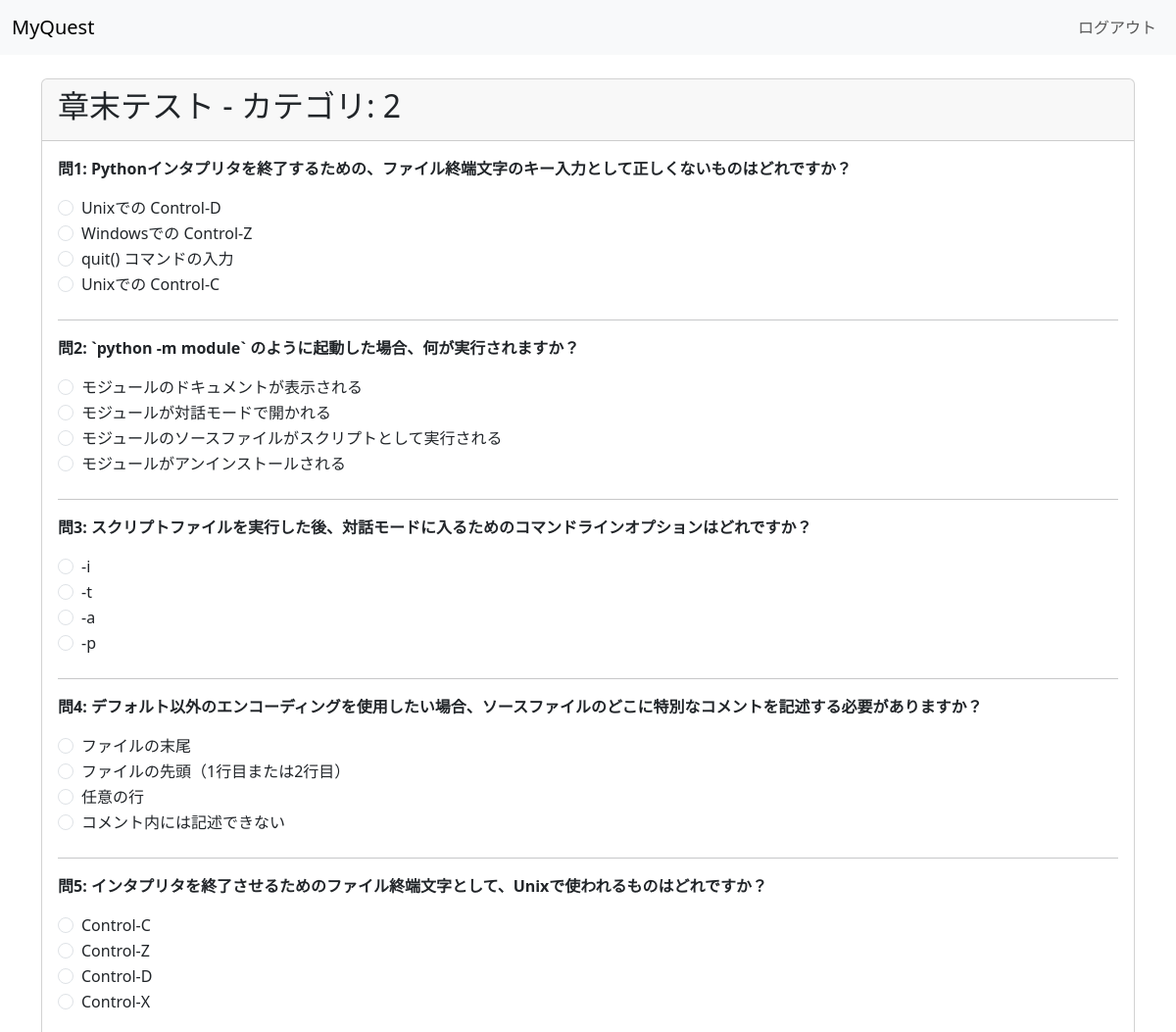
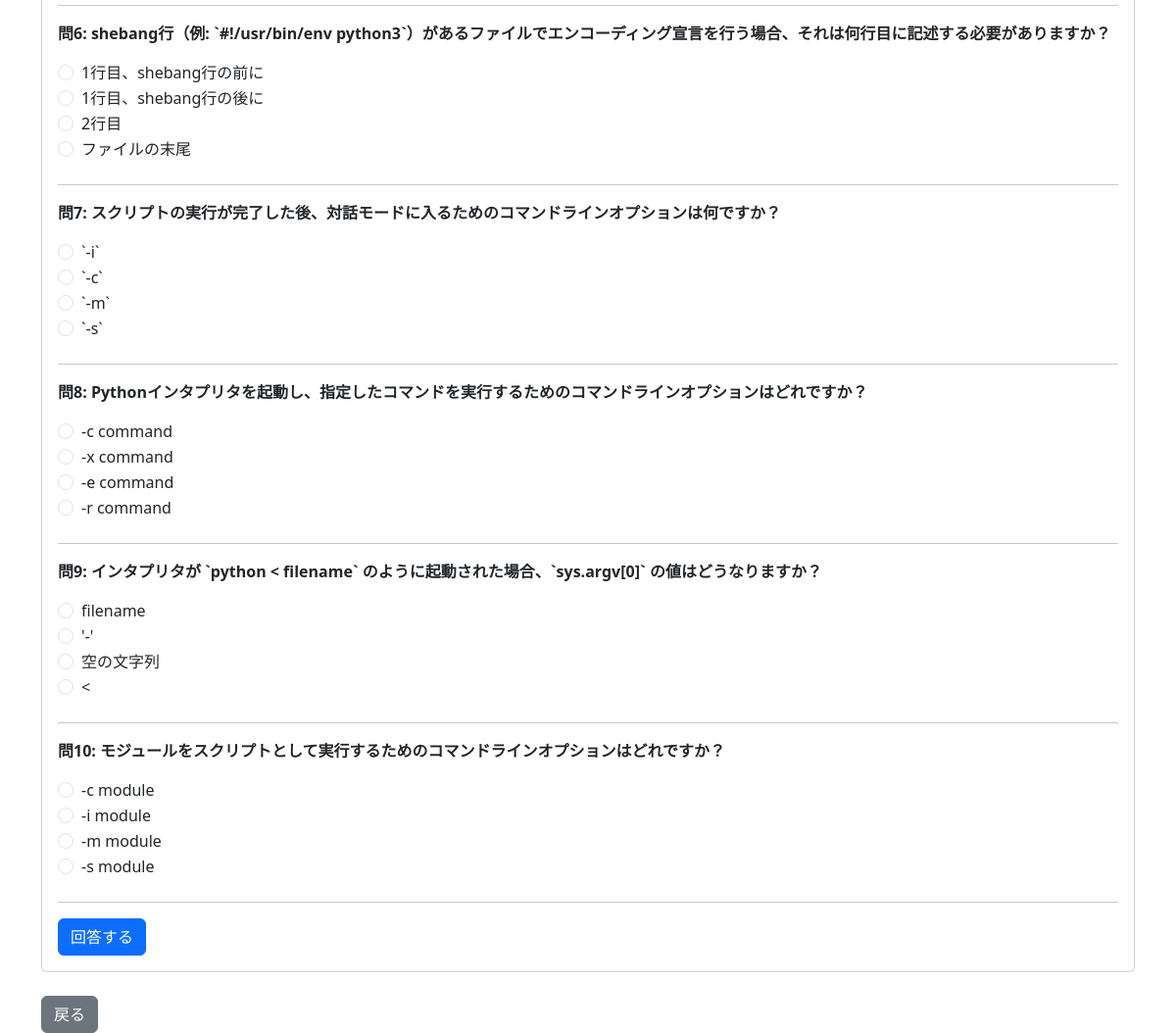
Screenshot of /section_test/2 (signed in) with the database file from the repository (2 pictures, top to bottom).
### model.py (models this page shows)
class Question(db.Model):
    __tablename__ = "questions"
    id = db.Column(db.Integer, primary_key=True)
    question = db.Column(db.String(300), nullable=False)
    choice1 = db.Column(db.String(200))
    choice2 = db.Column(db.String(200))
    choice3 = db.Column(db.String(200))
    choice4 = db.Column(db.String(200))
    correct = db.Column(db.Integer)
    category = db.Column(db.String(50)) # section / practiceなど
    hint = db.Column(db.String(500))
    url = db.Column(db.String(500))
    results = db.relationship('QuizResult', backref='question', lazy=True) # Add relationship

### app.py (the view)
@app.route("/section_test/<category>")
def section_test(category):
    if "user" not in session:
        return redirect("/")
    try:
        num_questions = int(request.args.get("num_questions", 10))
    except (ValueError, TypeError):
        num_questions = 10 # 無効な値の場合はデフォルトの10問
    q_list = Question.query.filter_by(category=category).all()
    if not q_list:
        return f"カテゴリ「{category}」の問題がDBにありません"
    num_to_sample = min(len(q_list), num_questions)
    q_list = random.sample(q_list, num_to_sample)
    return render_template("section_test.html", questions=q_list, category_name=category)

### templates/section_test.html (shortened to what this page needs)
<!DOCTYPE html>
<html>
<head>
    <link href="https://cdn.jsdelivr.net/npm/bootstrap@5.3.0-alpha1/dist/css/bootstrap.min.css" rel="stylesheet">
</head>
<body>
    <nav class="navbar navbar-expand-lg navbar-light bg-light">
        <div class="container-fluid">
            <a class="navbar-brand" href="#">MyQuest</a>
            <div class="collapse navbar-collapse" id="navbarNav">
                <ul class="navbar-nav ms-auto">
                    <li class="nav-item">
                        <a class="nav-link" href="/logout">ログアウト</a>
                    </li>
                </ul>
            </div>
        </div>
    </nav>
    <div class="container mt-4">
        <div class="card">
            <div class="card-header">
                <h2>章末テスト - カテゴリ: {{ category_name }}</h2>
            </div>
            <div class="card-body">
                {% if results %}
                    <h3>テスト結果</h3>
                    <div class="alert alert-info">
                        <h4>正解数: {{ score }} / {{ total }} 問</h4>
                        <h4>正解率: {{ percentage }}%</h4>
                    </div>
                    <p>お疲れ様でした！結果は以下の通りです。</p>
                    <hr>
                    {% for res in results %}
                    <div class="mb-4 p-3 {% if res.is_correct %}result-correct{% else %}result-incorrect{% endif %}">
                        <p class="card-text fw-bold">問{{ loop.index }}: {{ res.question.question }}</p>
                        <p>あなたの回答:
                            <span class="{% if not res.is_correct %}user-answer-incorrect{% endif %}">
                                {{ res.user_choice_text }}
                            </span>
                        </p>
                        {% if not res.is_correct %}
                            <p>正解: <span class="correct-answer-text">{{ res.correct_choice_text }}</span></p>
                        {% endif %}
                        <div class="mt-3">
                            {% if res.question.hint %}
                                <p><b>解説:</b> {{ res.question.hint }}</p>
                            {% endif %}
                            {% if res.question.url %}
                                <p><b>参考URL:</b> <a href="{{ res.question.url }}" target="_blank">{{ res.question.url }}</a></p>
                            {% endif %}
                        </div>
                    </div>
                    {% endfor %}
                {% else %}
                    <form action="{{ url_for('submit_section_test') }}" method="post">
                        {% for q_obj in questions %}
                        <div class="mb-4">
                            <p class="card-text fw-bold">問{{ loop.index }}: {{ q_obj.question }}</p>
                            <div class="form-check">
                                <input type="radio" class="form-check-input" name="answer_{{ q_obj.id }}" value="1" id="q{{ q_obj.id }}-choice1" required>
                                <label class="form-check-label" for="q{{ q_obj.id }}-choice1">{{ q_obj.choice1 }}</label>
                            </div>
                            <div class="form-check">
                                <input type="radio" class="form-check-input" name="answer_{{ q_obj.id }}" value="2" id="q{{ q_obj.id }}-choice2">
                                <label class="form-check-label" for="q{{ q_obj.id }}-choice2">{{ q_obj.choice2 }}</label>
                            </div>
                            <div class="form-check">
                                <input type="radio" class="form-check-input" name="answer_{{ q_obj.id }}" value="3" id="q{{ q_obj.id }}-choice3">
                                <label class="form-check-label" for="q{{ q_obj.id }}-choice3">{{ q_obj.choice3 }}</label>
                            </div>
                            <div class="form-check">
                                <input type="radio" class="form-check-input" name="answer_{{ q_obj.id }}" value="4" id="q{{ q_obj.id }}-choice4">
                                <label class="form-check-label" for="q{{ q_obj.id }}-choice4">{{ q_obj.choice4 }}</label>
                            </div>
                        </div>
                        <hr>
                        {% endfor %}
                        <button type="submit" class="btn btn-primary">回答する</button>
                    </form>
                {% endif %}
            </div>
        </div>
        <div class="mt-4">
            {% if results %}
                <a href="{{ url_for('section_test', category=category_name) }}" class="btn btn-primary">次の問題</a>
                <a href="/home" class="btn btn-secondary">ホームに戻る</a>
            {% else %}
                <a href="/home" class="btn btn-secondary">戻る</a>
            {% endif %}
        </div>
    </div>
</body>
</html>

### rows the page displays
Question: question "Pythonインタプリタを終了するための、ファイル終端文字のキー入力として正しくないものはどれですか？", choice1 "Unixでの Control-D", choice2 "Windowsでの Control-Z", choice3 "quit() コマンドの入力", choice4 "Unixでの Control-C"
Question: question "`python -m module` のように起動した場合、何が実行されますか？", choice1 "モジュールのドキュメントが表示される", choice2 "モジュールが対話モードで開かれる", choice3 "モジュールのソースファイルがスクリプトとして実行される", choice4 "モジュールがアンインストールされる"
Question: question "スクリプトファイルを実行した後、対話モードに入るためのコマンドラインオプションはどれですか？", choice1 "-i", choice2 "-t", choice3 "-a", choice4 "-p"
Question: question "デフォルト以外のエンコーディングを使用したい場合、ソースファイルのどこに特別なコメントを記述する必要がありますか？", choice1 "ファイルの末尾", choice2 "ファイルの先頭（1行目または2行目）", choice3 "任意の行", choice4 "コメント内には記述できない"
Question: question "インタプリタを終了させるためのファイル終端文字として、Unixで使われるものはどれですか？", choice1 "Control-C", choice2 "Control-Z", choice3 "Control-D", choice4 "Control-X"
Question: question "shebang行（例: `#!/usr/bin/env python3`）があるファイルでエンコーディング宣言を行う場合、それは何行目に記述する必要がありますか？", choice1 "1行目、shebang行の前に", choice2 "1行目、shebang行の後に", choice3 "2行目", choice4 "ファイルの末尾"
Question: question "スクリプトの実行が完了した後、対話モードに入るためのコマンドラインオプションは何ですか？", choice1 "`-i`", choice2 "`-c`", choice3 "`-m`", choice4 "`-s`"
Question: question "Pythonインタプリタを起動し、指定したコマンドを実行するためのコマンドラインオプションはどれですか？", choice1 "-c command", choice2 "-x command", choice3 "-e command", choice4 "-r command"
Question: question "インタプリタが `python < filename` のように起動された場合、`sys.argv[0]` の値はどうなりますか？", choice1 "filename", choice2 "'-'", choice3 "空の文字列", choice4 "<"
Question: question "モジュールをスクリプトとして実行するためのコマンドラインオプションはどれですか？", choice1 "-c module", choice2 "-i module", choice3 "-m module", choice4 "-s module"

### other values shown
{{ category_name }} "2"
